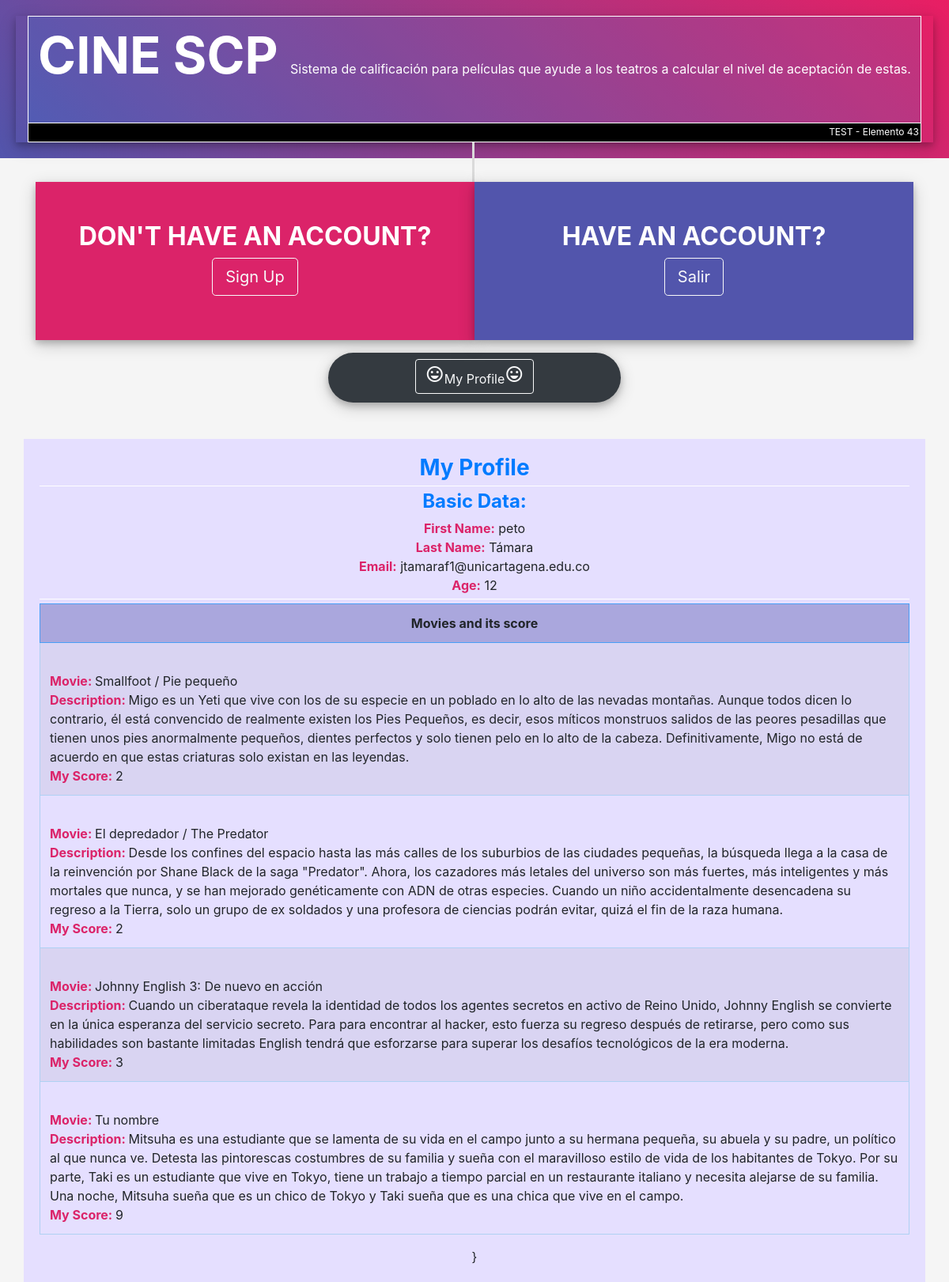
The page /?action=customer&Cid=2 (signed in) on the database its author committed.
### tables this page shows
CREATE TABLE IF NOT EXISTS `customer` (
  `idcustomer` int(11) NOT NULL AUTO_INCREMENT,
  `first_name` varchar(41) NOT NULL,
  `last_name` varchar(41) NOT NULL,
  `email` varchar(41) NOT NULL,
  `age` int(11) NOT NULL,
  `password` varchar(8) NOT NULL,
  PRIMARY KEY (`idcustomer`)
);

CREATE TABLE IF NOT EXISTS `score` (
  `idscore` int(11) NOT NULL AUTO_INCREMENT,
  `idcartelera` int(11) NOT NULL,
  `idcustomer` int(11) NOT NULL,
  `quantity` int(11) NOT NULL,
  PRIMARY KEY (`idscore`)
);

CREATE TABLE IF NOT EXISTS `movie` (
  `idmovie` int(11) NOT NULL AUTO_INCREMENT,
  `name` varchar(100) NOT NULL,
  `type` varchar(20) NOT NULL,
  `description` varchar(600) NOT NULL,
  PRIMARY KEY (`idmovie`)
);

### Controllers/enlaces.php (called while the page is built)
<?php
class Enlaces{
	public function template(){
		include("Views/template.php");
	}
	public function enlacesPanel(){
		$enlacep = isset($_GET['action'])?$_GET['action']:'';
		$respuesta = (new EnlaceModel) -> enlacePanelM($enlacep);
		include($respuesta);
	}
	public function enlacesPanell(){
			$enlacep = isset($_GET['action'])?$_GET['action']:'';
			$respuesta = (new EnlaceModel) -> enlacePanelMM($enlacep);
			include($respuesta);
	}
}
?>

### index.php (called while the page is built, shortened)
<?php
require_once("Models/enlaces.php");
require_once("Controllers/enlaces.php");
require_once("Controllers/customer.php");
require_once("Models/customer.php");
require_once("Controllers/cartelera.php");
require_once("Models/cartelera.php");
require_once("Controllers/movie.php");
require_once("Models/movie.php");
require_once("Controllers/score.php");
require_once("Models/score.php");
$ver = new Enlaces();
$ver -> template();
?>

### Models/customer.php (called while the page is built, shortened)
<?php
class CustomerModel{
	function oneCustomerM($idcustomer){
		$conec = new Conexion();
	  	$mysqlit=$conec->conectar();
	  	$mysqlit->set_charset('utf8');
		$sqlt = $mysqlit->prepare("SELECT * FROM customer where idcustomer=?");
		$sqlt->bind_param("i", $idcustomer);
		$sqlt -> execute();
		$resul=$sqlt->get_result();
		$Customer=$resul->fetch_array(MYSQLI_BOTH);
		return $Customer;
	}
}
?>

### Controllers/customer.php (called while the page is built, shortened)
<?php
class Customer{
	function oneCustomer(){
		if (empty($_GET['Cid'])) {
		}else{
			$idcustomer=$_GET['Cid'];
			$customer = (new CustomerModel) -> oneCustomerM($idcustomer);
			return $customer;
		}
	}
}
?>

### Models/score.php (called while the page is built, shortened)
<?php
class ScoreModel{
	function oneScoreM($idcustomer){
		$conec = new Conexion();
	  	$mysqlit=$conec->conectar();
	  	$mysqlit->set_charset('utf8');
		$sqlt = $mysqlit->prepare("SELECT idcartelera, quantity FROM score where idcustomer=?");
		$sqlt->bind_param("i", $idcustomer);
		$sqlt -> execute();
		$resul=$sqlt->get_result();
		return $resul;
	}
}
 ?>

### Models/cartelera.php (called while the page is built, shortened)
<?php
class CarteleraModel{
	function oneCarteleraM($idcartelera){
		$conec = new Conexion();
	  	$mysqlit=$conec->conectar();
	  	$mysqlit->set_charset('utf8');
		$sqlt = $mysqlit->prepare("SELECT * FROM cartelera where idcartelera=?");
		$sqlt->bind_param("i", $idcartelera);
		$sqlt -> execute();
		$resul=$sqlt->get_result();
		$cartelera=$resul->fetch_array(MYSQLI_BOTH);
		return $cartelera;
		}
}
 ?>

### Models/movie.php (called while the page is built, shortened)
<?php
class MovieModel{
	function verMovie($idmovie){
		$conec = new Conexion();
	  	$mysqlit=$conec->conectar();
	  	$mysqlit->set_charset('utf8');
		$sqlt = $mysqlit->prepare("SELECT * FROM movie where idmovie=?");
		$sqlt->bind_param("s", $idmovie);
		$sqlt -> execute();
		$resul=$sqlt->get_result();
		$Movie=$resul->fetch_array(MYSQLI_BOTH);
		return $Movie;
	}
}
 ?>

### Controllers/score.php (the view, shortened to what this page needs)
<?php
class Score{
	function oneScore(){
		if (empty($_GET['Cid'])) {
		}else{
			$idcustomer=$_GET['Cid'];
			$score = (new ScoreModel) -> oneScoreM($idcustomer);
			while ($v= $score->fetch_array(MYSQLI_BOTH)) {
				$cartelera = (new CarteleraModel) -> oneCarteleraM($v["idcartelera"]);
				$movie = (new MovieModel) -> verMovie($cartelera["idmovie"]);
				echo '
				<tr>
                    <td class="text-left ">
                    	<br><span class="text-movie">Movie: </span>'.$movie["name"].'
                    	<br><span class="text-movie">Description: </span>'.$movie["description"].'
                    	<br><span class="text-movie">My Score: </span>'.$v["quantity"].'
                    </td>
                </tr> ';
          }
		}
	}
}
?>

### Views/customer.php
<?php
if (!(isset($_SESSION['usuario']))) {
	header('Location: ?');
}else{
?>
<h3 class="text-primary font-weight-bold" style="border-bottom: 1px solid white; margin-bottom: 5px; padding-bottom: 5px;">My Profile</h3>
	<div style="border-bottom: 1px solid white; margin-bottom: 5px; padding-bottom: 5px;">
		<h4 class="text-primary font-weight-bold" >Basic Data: </h4>
		<?php
             $customer = (new Customer) -> oneCustomer();
             	echo "<span class='text-movie'>First Name:</span> ".$customer["first_name"]."<br><span class='text-movie'>Last Name:</span> ".$customer["last_name"]."<br><span class='text-movie'>Email:</span> ".$customer["email"]."<br><span class='text-movie'>Age:</span> ".$customer["age"];
        ?>
	</div>
 		<div class="table-responsive">
		   <table  id="example" class="table table-striped table-bordered">
			    <thead>
			        <tr>
				        <th>Movies and its score</th>
			        </tr>
			    </thead>
			    <tbody>
			    	<?php
             			$enc = new Score();
             			$enc-> oneScore();
             		?>
				</tbody>
			</table>
		</div>
<?php
}
 ?>
}

### Views/css/style.css (style rules this page uses)
body, html, .body { height: 100%; background-color: #f5f5f5; }
th { background-color: #5a59af6b; border: 1px solid #499ff7 !important; text-align: center; }
td { border: 1px solid #afd1f3 !important; text-align: center; }
.text-movie { color: #db2369; font-weight: bold; }

### rows shown on the page
customer: first_name "peto", last_name "Támara", email "jtamaraf1@unicartagena.edu.co", age "12"
score: movie.name "Smallfoot / Pie pequeño", movie.description "Migo es un Yeti que vive con los de su especie en un poblado en lo alto de las nevadas montañas. Aunque todos dicen lo contrario, él está convencido de realmente existen los Pies Pequeños, es decir, esos míticos monstruos salidos de las peores pesadillas que tienen unos pies anormalmente pequeños, dientes perfectos y solo tienen pelo en lo alto de la cabeza. Definitivamente, Migo no está de acuerdo en que estas criaturas solo existan en las leyendas.", quantity "2"
score: movie.name "El depredador / The Predator", movie.description "Desde los confines del espacio hasta las más calles de los suburbios de las ciudades pequeñas, la búsqueda llega a la casa de la reinvención por Shane Black de la saga \"Predator\". Ahora, los cazadores más letales del universo son más fuertes, más inteligentes y más mortales que nunca, y se han mejorado genéticamente con ADN de otras especies. Cuando un niño accidentalmente desencadena su regreso a la Tierra, solo un grupo de ex soldados y una profesora de ciencias podrán evitar, quizá el fin de la raza humana.", quantity "2"
score: movie.name "Johnny English 3: De nuevo en acción", movie.description "Cuando un ciberataque revela la identidad de todos los agentes secretos en activo de Reino Unido, Johnny English se convierte en la única esperanza del servicio secreto. Para para encontrar al hacker, esto fuerza su regreso después de retirarse, pero como sus habilidades son bastante limitadas English tendrá que esforzarse para superar los desafíos tecnológicos de la era moderna.", quantity "3"
score: movie.name "Tu nombre", movie.description "Mitsuha es una estudiante que se lamenta de su vida en el campo junto a su hermana pequeña, su abuela y su padre, un político al que nunca ve. Detesta las pintorescas costumbres de su familia y sueña con el maravilloso estilo de vida de los habitantes de Tokyo. Por su parte, Taki es un estudiante que vive en Tokyo, tiene un trabajo a tiempo parcial en un restaurante italiano y necesita alejarse de su familia. Una noche, Mitsuha sueña que es un chico de Tokyo y Taki sueña que es una chica que vive en el campo.", quantity "9"
